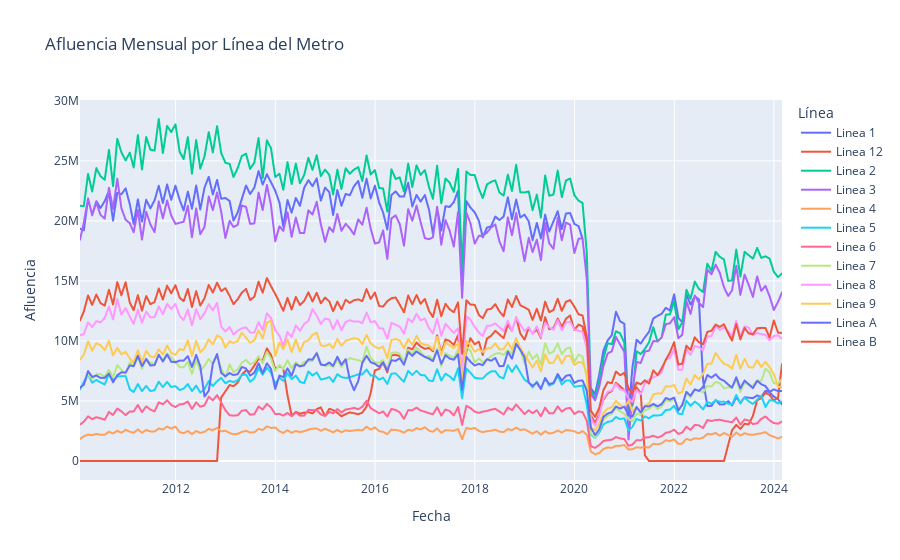

Write notebook code for a chart like this one.
### Code cell
import plotly.graph_objs as go
import plotly.express as px


fig = px.line(lineas_mensual, x=lineas_mensual.index, y='afluencia', color='linea',
              title='Afluencia Mensual por Línea del Metro')

fig.update_layout(xaxis_title='Fecha',
                  yaxis_title='Afluencia',
                  legend_title='Línea',
                  hovermode='x unified') 

fig.show()

### Figure 1 — Plotly figure (JSON) as saved in the notebook; plotly's stock layout.template omitted (floating-point values rounded to 4 significant figures; data arrays with more than 128 entries replaced by an {"elided": "..."} marker saying what was removed)
{"data": [{"hovertemplate": "linea=Linea 1<br>index=%{x}<br>afluencia=%{y}<extra></extra>", "legendgroup": "Linea 1", "line": {"color": "#636efa", "dash": "solid"}, "marker": {"symbol": "circle"}, "mode": "lines", "name": "Linea 1", "showlegend": true, "type": "scattergl", "x": {"elided": "170 str values"}, "xaxis": "x", "y": {"elided": "170 int values"}, "yaxis": "y"}, {"hovertemplate": "linea=Linea 12<br>index=%{x}<br>afluencia=%{y}<extra></extra>", "legendgroup": "Linea 12", "line": {"color": "#EF553B", "dash": "solid"}, "marker": {"symbol": "circle"}, "mode": "lines", "name": "Linea 12", "showlegend": true, "type": "scattergl", "x": {"elided": "170 str values"}, "xaxis": "x", "y": {"elided": "170 int values"}, "yaxis": "y"}, {"hovertemplate": "linea=Linea 2<br>index=%{x}<br>afluencia=%{y}<extra></extra>", "legendgroup": "Linea 2", "line": {"color": "#00cc96", "dash": "solid"}, "marker": {"symbol": "circle"}, "mode": "lines", "name": "Linea 2", "showlegend": true, "type": "scattergl", "x": {"elided": "170 str values"}, "xaxis": "x", "y": {"elided": "170 int values"}, "yaxis": "y"}, {"hovertemplate": "linea=Linea 3<br>index=%{x}<br>afluencia=%{y}<extra></extra>", "legendgroup": "Linea 3", "line": {"color": "#ab63fa", "dash": "solid"}, "marker": {"symbol": "circle"}, "mode": "lines", "name": "Linea 3", "showlegend": true, "type": "scattergl", "x": {"elided": "170 str values"}, "xaxis": "x", "y": {"elided": "170 int values"}, "yaxis": "y"}, {"hovertemplate": "linea=Linea 4<br>index=%{x}<br>afluencia=%{y}<extra></extra>", "legendgroup": "Linea 4", "line": {"color": "#FFA15A", "dash": "solid"}, "marker": {"symbol": "circle"}, "mode": "lines", "name": "Linea 4", "showlegend": true, "type": "scattergl", "x": {"elided": "170 str values"}, "xaxis": "x", "y": {"elided": "170 int values"}, "yaxis": "y"}, {"hovertemplate": "linea=Linea 5<br>index=%{x}<br>afluencia=%{y}<extra></extra>", "legendgroup": "Linea 5", "line": {"color": "#19d3f3", "dash": "solid"}, "marker": {"symbol": "circle"}, "mode": "lines", "name": "Linea 5", "showlegend": true, "type": "scattergl", "x": {"elided": "170 str values"}, "xaxis": "x", "y": {"elided": "170 int values"}, "yaxis": "y"}, {"hovertemplate": "linea=Linea 6<br>index=%{x}<br>afluencia=%{y}<extra></extra>", "legendgroup": "Linea 6", "line": {"color": "#FF6692", "dash": "solid"}, "marker": {"symbol": "circle"}, "mode": "lines", "name": "Linea 6", "showlegend": true, "type": "scattergl", "x": {"elided": "170 str values"}, "xaxis": "x", "y": {"elided": "170 int values"}, "yaxis": "y"}, {"hovertemplate": "linea=Linea 7<br>index=%{x}<br>afluencia=%{y}<extra></extra>", "legendgroup": "Linea 7", "line": {"color": "#B6E880", "dash": "solid"}, "marker": {"symbol": "circle"}, "mode": "lines", "name": "Linea 7", "showlegend": true, "type": "scattergl", "x": {"elided": "170 str values"}, "xaxis": "x", "y": {"elided": "170 int values"}, "yaxis": "y"}, {"hovertemplate": "linea=Linea 8<br>index=%{x}<br>afluencia=%{y}<extra></extra>", "legendgroup": "Linea 8", "line": {"color": "#FF97FF", "dash": "solid"}, "marker": {"symbol": "circle"}, "mode": "lines", "name": "Linea 8", "showlegend": true, "type": "scattergl", "x": {"elided": "170 str values"}, "xaxis": "x", "y": {"elided": "170 int values"}, "yaxis": "y"}, {"hovertemplate": "linea=Linea 9<br>index=%{x}<br>afluencia=%{y}<extra></extra>", "legendgroup": "Linea 9", "line": {"color": "#FECB52", "dash": "solid"}, "marker": {"symbol": "circle"}, "mode": "lines", "name": "Linea 9", "showlegend": true, "type": "scattergl", "x": {"elided": "170 str values"}, "xaxis": "x", "y": {"elided": "170 int values"}, "yaxis": "y"}, {"hovertemplate": "linea=Linea A<br>index=%{x}<br>afluencia=%{y}<extra></extra>", "legendgroup": "Linea A", "line": {"color": "#636efa", "dash": "solid"}, "marker": {"symbol": "circle"}, "mode": "lines", "name": "Linea A", "showlegend": true, "type": "scattergl", "x": {"elided": "170 str values"}, "xaxis": "x", "y": {"elided": "170 int values"}, "yaxis": "y"}, {"hovertemplate": "linea=Linea B<br>index=%{x}<br>afluencia=%{y}<extra></extra>", "legendgroup": "Linea B", "line": {"color": "#EF553B", "dash": "solid"}, "marker": {"symbol": "circle"}, "mode": "lines", "name": "Linea B", "showlegend": true, "type": "scattergl", "x": {"elided": "170 str values"}, "xaxis": "x", "y": {"elided": "170 int values"}, "yaxis": "y"}], "layout": {"hovermode": "x unified", "legend": {"title": {"text": "Línea"}, "tracegroupgap": 0}, "title": {"text": "Afluencia Mensual por Línea del Metro"}, "xaxis": {"anchor": "y", "domain": [0, 1], "title": {"text": "Fecha"}}, "yaxis": {"anchor": "x", "domain": [0, 1], "title": {"text": "Afluencia"}}}}
